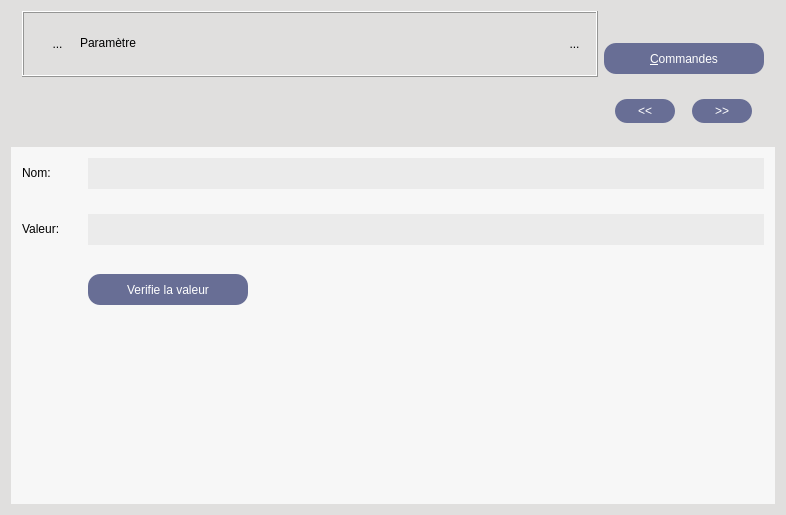
<?xml version="1.0" encoding="UTF-8"?>
<ui version="4.0">
 <class>WidgetParam</class>
 <widget class="QWidget" name="WidgetParam">
  <property name="geometry">
   <rect>
    <x>0</x>
    <y>0</y>
    <width>786</width>
    <height>515</height>
   </rect>
  </property>
  <property name="sizePolicy">
   <sizepolicy hsizetype="Expanding" vsizetype="Expanding">
    <horstretch>0</horstretch>
    <verstretch>0</verstretch>
   </sizepolicy>
  </property>
  <property name="minimumSize">
   <size>
    <width>0</width>
    <height>0</height>
   </size>
  </property>
  <property name="windowTitle">
   <string>DCommandeUnique</string>
  </property>
  <property name="toolTip">
   <string/>
  </property>
  <property name="styleSheet">
   <string notr="true">background-color : rgb(224,223,222);
font : 'times' 9px</string>
  </property>
  <layout class="QVBoxLayout" name="verticalLayout_2">
   <item>
    <widget class="QFrame" name="frameAffichage">
     <property name="sizePolicy">
      <sizepolicy hsizetype="Preferred" vsizetype="Fixed">
       <horstretch>0</horstretch>
       <verstretch>0</verstretch>
      </sizepolicy>
     </property>
     <property name="minimumSize">
      <size>
       <width>0</width>
       <height>130</height>
      </size>
     </property>
     <property name="maximumSize">
      <size>
       <width>16777215</width>
       <height>130</height>
      </size>
     </property>
     <property name="styleSheet">
      <string notr="true">background-color:rgb(224,223,222)</string>
     </property>
     <property name="frameShape">
      <enum>QFrame::NoFrame</enum>
     </property>
     <property name="frameShadow">
      <enum>QFrame::Raised</enum>
     </property>
     <layout class="QHBoxLayout" name="horizontalLayout_5">
      <property name="spacing">
       <number>0</number>
      </property>
      <property name="topMargin">
       <number>0</number>
      </property>
      <property name="bottomMargin">
       <number>0</number>
      </property>
      <item>
       <layout class="QHBoxLayout" name="horizontalLayout_4">
        <item>
         <layout class="QVBoxLayout" name="verticalLayout_3">
          <item>
           <widget class="QFrame" name="frame_3">
            <property name="sizePolicy">
             <sizepolicy hsizetype="Preferred" vsizetype="Fixed">
              <horstretch>0</horstretch>
              <verstretch>0</verstretch>
             </sizepolicy>
            </property>
            <property name="frameShape">
             <enum>QFrame::Box</enum>
            </property>
            <property name="frameShadow">
             <enum>QFrame::Raised</enum>
            </property>
            <layout class="QHBoxLayout" name="horizontalLayout_6">
             <property name="spacing">
              <number>0</number>
             </property>
             <item>
              <spacer name="horizontalSpacer_6">
               <property name="orientation">
                <enum>Qt::Horizontal</enum>
               </property>
               <property name="sizeType">
                <enum>QSizePolicy::Fixed</enum>
               </property>
               <property name="sizeHint" stdset="0">
                <size>
                 <width>13</width>
                 <height>20</height>
                </size>
               </property>
              </spacer>
             </item>
             <item>
              <widget class="MonBoutonValide" name="RBValide">
               <property name="minimumSize">
                <size>
                 <width>17</width>
                 <height>31</height>
                </size>
               </property>
               <property name="maximumSize">
                <size>
                 <width>21</width>
                 <height>31</height>
                </size>
               </property>
               <property name="focusPolicy">
                <enum>Qt::ClickFocus</enum>
               </property>
               <property name="toolTip">
                <string>Affiche le rapport de validité de la commande</string>
               </property>
               <property name="styleSheet">
                <string notr="true">border : 0px</string>
               </property>
               <property name="text">
                <string>...</string>
               </property>
               <property name="icon">
                <iconset>
                 <normaloff>../Editeur/icons/ast-green-ball.png</normaloff>../Editeur/icons/ast-green-ball.png</iconset>
               </property>
               <property name="iconSize">
                <size>
                 <width>21</width>
                 <height>31</height>
                </size>
               </property>
              </widget>
             </item>
             <item>
              <spacer name="horizontalSpacer_4">
               <property name="orientation">
                <enum>Qt::Horizontal</enum>
               </property>
               <property name="sizeType">
                <enum>QSizePolicy::Fixed</enum>
               </property>
               <property name="sizeHint" stdset="0">
                <size>
                 <width>13</width>
                 <height>20</height>
                </size>
               </property>
              </spacer>
             </item>
             <item>
              <widget class="QLabel" name="labelParam">
               <property name="sizePolicy">
                <sizepolicy hsizetype="MinimumExpanding" vsizetype="Fixed">
                 <horstretch>0</horstretch>
                 <verstretch>0</verstretch>
                </sizepolicy>
               </property>
               <property name="minimumSize">
                <size>
                 <width>150</width>
                 <height>31</height>
                </size>
               </property>
               <property name="frameShape">
                <enum>QFrame::NoFrame</enum>
               </property>
               <property name="frameShadow">
                <enum>QFrame::Raised</enum>
               </property>
               <property name="text">
                <string>&lt;html&gt;&lt;head/&gt;&lt;body&gt;&lt;p&gt;&lt;span style=&quot; color:#000000;&quot;&gt;Paramètre&lt;/span&gt;&lt;/p&gt;&lt;/body&gt;&lt;/html&gt;</string>
               </property>
              </widget>
             </item>
             <item>
              <spacer name="toto">
               <property name="orientation">
                <enum>Qt::Horizontal</enum>
               </property>
               <property name="sizeType">
                <enum>QSizePolicy::Maximum</enum>
               </property>
               <property name="sizeHint" stdset="0">
                <size>
                 <width>2</width>
                 <height>40</height>
                </size>
               </property>
              </spacer>
             </item>
             <item>
              <spacer name="horizontalSpacer_8">
               <property name="orientation">
                <enum>Qt::Horizontal</enum>
               </property>
               <property name="sizeType">
                <enum>QSizePolicy::Ignored</enum>
               </property>
               <property name="sizeHint" stdset="0">
                <size>
                 <width>2</width>
                 <height>40</height>
                </size>
               </property>
              </spacer>
             </item>
             <item>
              <spacer name="horizontalSpacer_9">
               <property name="orientation">
                <enum>Qt::Horizontal</enum>
               </property>
               <property name="sizeType">
                <enum>QSizePolicy::Fixed</enum>
               </property>
               <property name="sizeHint" stdset="0">
                <size>
                 <width>13</width>
                 <height>20</height>
                </size>
               </property>
              </spacer>
             </item>
             <item>
              <widget class="QToolButton" name="RBPoubelle">
               <property name="minimumSize">
                <size>
                 <width>21</width>
                 <height>31</height>
                </size>
               </property>
               <property name="maximumSize">
                <size>
                 <width>21</width>
                 <height>31</height>
                </size>
               </property>
               <property name="focusPolicy">
                <enum>Qt::ClickFocus</enum>
               </property>
               <property name="toolTip">
                <string>Détruit la commande</string>
               </property>
               <property name="styleSheet">
                <string notr="true">border : 0px</string>
               </property>
               <property name="text">
                <string>...</string>
               </property>
               <property name="icon">
                <iconset>
                 <normaloff>../Editeur/icons/deleteRond.png</normaloff>../Editeur/icons/deleteRond.png</iconset>
               </property>
               <property name="iconSize">
                <size>
                 <width>21</width>
                 <height>31</height>
                </size>
               </property>
              </widget>
             </item>
            </layout>
            <zorder>RBValide</zorder>
            <zorder>RBPoubelle</zorder>
            <zorder>horizontalSpacer_4</zorder>
            <zorder>labelParam</zorder>
           </widget>
          </item>
          <item>
           <spacer name="verticalSpacer_3">
            <property name="orientation">
             <enum>Qt::Vertical</enum>
            </property>
            <property name="sizeHint" stdset="0">
             <size>
              <width>20</width>
              <height>40</height>
             </size>
            </property>
           </spacer>
          </item>
         </layout>
        </item>
        <item>
         <layout class="QVBoxLayout" name="verticalLayout_4">
          <property name="spacing">
           <number>8</number>
          </property>
          <property name="topMargin">
           <number>15</number>
          </property>
          <item>
           <widget class="QPushButton" name="bCatalogue">
            <property name="sizePolicy">
             <sizepolicy hsizetype="Fixed" vsizetype="Fixed">
              <horstretch>0</horstretch>
              <verstretch>0</verstretch>
             </sizepolicy>
            </property>
            <property name="minimumSize">
             <size>
              <width>160</width>
              <height>31</height>
             </size>
            </property>
            <property name="focusPolicy">
             <enum>Qt::ClickFocus</enum>
            </property>
            <property name="toolTip">
             <string>Affiche les commandes possibles</string>
            </property>
            <property name="styleSheet">
             <string notr="true">background-color:rgb(104,110,149);
color :white;
border-radius : 12px
</string>
            </property>
            <property name="text">
             <string>&amp;Commandes</string>
            </property>
            <property name="shortcut">
             <string>Shift+A, Alt+A, Alt+A, Alt+A</string>
            </property>
            <property name="autoDefault">
             <bool>true</bool>
            </property>
            <property name="default">
             <bool>true</bool>
            </property>
           </widget>
          </item>
          <item>
           <layout class="QHBoxLayout" name="horizontalLayout_8">
            <item>
             <widget class="QPushButton" name="bAvant">
              <property name="sizePolicy">
               <sizepolicy hsizetype="Fixed" vsizetype="Fixed">
                <horstretch>0</horstretch>
                <verstretch>0</verstretch>
               </sizepolicy>
              </property>
              <property name="minimumSize">
               <size>
                <width>60</width>
                <height>24</height>
               </size>
              </property>
              <property name="maximumSize">
               <size>
                <width>60</width>
                <height>24</height>
               </size>
              </property>
              <property name="focusPolicy">
               <enum>Qt::ClickFocus</enum>
              </property>
              <property name="toolTip">
               <string>Affiche le formulaire de la commande précédente</string>
              </property>
              <property name="styleSheet">
               <string notr="true">background-color:rgb(104,110,149);
color :white;
border-radius : 12px
</string>
              </property>
              <property name="text">
               <string>&lt;&lt;</string>
              </property>
              <property name="shortcut">
               <string>Shift+A, Alt+A, Alt+A, Alt+A</string>
              </property>
              <property name="autoDefault">
               <bool>true</bool>
              </property>
              <property name="default">
               <bool>true</bool>
              </property>
             </widget>
            </item>
            <item>
             <widget class="QPushButton" name="bApres">
              <property name="sizePolicy">
               <sizepolicy hsizetype="Fixed" vsizetype="Fixed">
                <horstretch>0</horstretch>
                <verstretch>0</verstretch>
               </sizepolicy>
              </property>
              <property name="minimumSize">
               <size>
                <width>60</width>
                <height>24</height>
               </size>
              </property>
              <property name="maximumSize">
               <size>
                <width>60</width>
                <height>24</height>
               </size>
              </property>
              <property name="focusPolicy">
               <enum>Qt::ClickFocus</enum>
              </property>
              <property name="toolTip">
               <string>Affiche le formulaire de la commande suivante</string>
              </property>
              <property name="styleSheet">
               <string notr="true">background-color:rgb(104,110,149);
color :white;
border-radius : 12px
</string>
              </property>
              <property name="text">
               <string>&gt;&gt;</string>
              </property>
              <property name="shortcut">
               <string>Shift+A, Alt+A, Alt+A, Alt+A</string>
              </property>
              <property name="autoDefault">
               <bool>true</bool>
              </property>
              <property name="default">
               <bool>true</bool>
              </property>
             </widget>
            </item>
           </layout>
          </item>
         </layout>
        </item>
       </layout>
      </item>
     </layout>
    </widget>
   </item>
   <item>
    <widget class="QScrollArea" name="scrollAreaCommandes">
     <property name="minimumSize">
      <size>
       <width>0</width>
       <height>81</height>
      </size>
     </property>
     <property name="styleSheet">
      <string notr="true">background : rgb(247,247,247);



</string>
     </property>
     <property name="frameShape">
      <enum>QFrame::NoFrame</enum>
     </property>
     <property name="verticalScrollBarPolicy">
      <enum>Qt::ScrollBarAsNeeded</enum>
     </property>
     <property name="widgetResizable">
      <bool>true</bool>
     </property>
     <widget class="QWidget" name="scrollAreaWidgetContents">
      <property name="geometry">
       <rect>
        <x>0</x>
        <y>0</y>
        <width>768</width>
        <height>361</height>
       </rect>
      </property>
      <layout class="QVBoxLayout" name="verticalLayout">
       <item>
        <layout class="QGridLayout" name="gridLayout">
         <property name="spacing">
          <number>25</number>
         </property>
         <item row="1" column="0">
          <widget class="QLabel" name="textLabelVal">
           <property name="text">
            <string>&lt;html&gt;&lt;head/&gt;&lt;body&gt;&lt;p&gt;Valeur: &lt;/p&gt;&lt;/body&gt;&lt;/html&gt;</string>
           </property>
           <property name="wordWrap">
            <bool>false</bool>
           </property>
          </widget>
         </item>
         <item row="0" column="1">
          <widget class="QLineEdit" name="lineEditNom">
           <property name="minimumSize">
            <size>
             <width>231</width>
             <height>31</height>
            </size>
           </property>
           <property name="styleSheet">
            <string notr="true">background:rgb(235,235,235);
border:0px;

</string>
           </property>
          </widget>
         </item>
         <item row="1" column="1">
          <widget class="QLineEdit" name="lineEditVal">
           <property name="minimumSize">
            <size>
             <width>231</width>
             <height>31</height>
            </size>
           </property>
           <property name="styleSheet">
            <string notr="true">background:rgb(235,235,235);
border:0px;</string>
           </property>
          </widget>
         </item>
         <item row="0" column="0">
          <widget class="QLabel" name="textLabelNom">
           <property name="text">
            <string>&lt;html&gt;&lt;head/&gt;&lt;body&gt;&lt;p&gt;Nom: &lt;/p&gt;&lt;/body&gt;&lt;/html&gt;</string>
           </property>
           <property name="wordWrap">
            <bool>false</bool>
           </property>
          </widget>
         </item>
         <item row="2" column="0">
          <spacer name="verticalSpacer">
           <property name="orientation">
            <enum>Qt::Vertical</enum>
           </property>
           <property name="sizeHint" stdset="0">
            <size>
             <width>20</width>
             <height>40</height>
            </size>
           </property>
          </spacer>
         </item>
         <item row="2" column="1">
          <widget class="QPushButton" name="bVerifie">
           <property name="sizePolicy">
            <sizepolicy hsizetype="Fixed" vsizetype="Fixed">
             <horstretch>0</horstretch>
             <verstretch>0</verstretch>
            </sizepolicy>
           </property>
           <property name="minimumSize">
            <size>
             <width>160</width>
             <height>31</height>
            </size>
           </property>
           <property name="toolTip">
            <string>Affiche les commandes possibles</string>
           </property>
           <property name="styleSheet">
            <string notr="true">background-color:rgb(104,110,149);
color :white;
border-radius : 12px
</string>
           </property>
           <property name="text">
            <string>Verifie la valeur</string>
           </property>
           <property name="shortcut">
            <string>Shift+A, Alt+A, Alt+A, Alt+A</string>
           </property>
           <property name="autoDefault">
            <bool>true</bool>
           </property>
           <property name="default">
            <bool>true</bool>
           </property>
          </widget>
         </item>
        </layout>
       </item>
       <item>
        <widget class="QLabel" name="LECommentaire">
         <property name="text">
          <string>&lt;html&gt;&lt;head/&gt;&lt;body&gt;&lt;p&gt;&lt;br/&gt;&lt;/p&gt;&lt;/body&gt;&lt;/html&gt;</string>
         </property>
         <property name="wordWrap">
          <bool>false</bool>
         </property>
        </widget>
       </item>
       <item>
        <spacer name="verticalSpacer_2">
         <property name="orientation">
          <enum>Qt::Vertical</enum>
         </property>
         <property name="sizeHint" stdset="0">
          <size>
           <width>20</width>
           <height>70</height>
          </size>
         </property>
        </spacer>
       </item>
      </layout>
     </widget>
    </widget>
   </item>
  </layout>
 </widget>
 <layoutdefault spacing="6" margin="11"/>
 <pixmapfunction>qPixmapFromMimeSource</pixmapfunction>
 <customwidgets>
  <customwidget>
   <class>MonBoutonValide</class>
   <extends>QToolButton</extends>
   <header>monBoutonValide.h</header>
  </customwidget>
 </customwidgets>
 <tabstops>
  <tabstop>scrollAreaCommandes</tabstop>
 </tabstops>
 <resources/>
 <connections/>
</ui>
